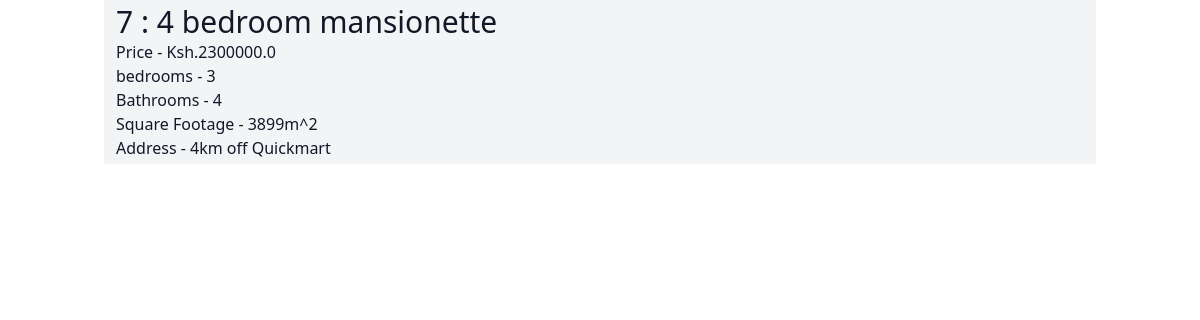
/all_listings/single_listing/7, run on the app's committed database.
### elevate/models.py (models this page shows, shortened)
class Listing(models.Model):
    title = models.CharField(max_length=200)
    price = models.FloatField()
    number_of_bedrooms = models.IntegerField()
    number_of_bathrooms = models.IntegerField()
    square_footage = models.IntegerField()
    address = models.CharField(max_length=100)
    image = models.ImageField()

### elevate/views.py (the view)
# urls.py: path('all_listings/single_listing/<pk>', views.single_listing, name='single_listing'),
def single_listing(request, pk):
    single_listing = Listing.objects.get(id=pk)
    context = {
        'listing':single_listing
    }
    return render(request, 'listing.html', context)

### elevate/templates/listing.html (shortened to what this page needs)
{% extends 'base.html' %}
    {% block content %}
    <div class="px-3 py-1 bg-gray-100 rounded-sm">
      <h3 class="text-3xl text-gray-900">
        {{ listing.id }} : {{ listing.title }}
      </h3>
      <p class="text-gray-900">Price - Ksh.{{ listing.price }}</p>
      <p class="text-gray-900">bedrooms - {{ listing.number_of_bedrooms }}</p>
      <p class="text-gray-900">Bathrooms - {{ listing.number_of_bathrooms }}</p>
      <p class="text-gray-900">
        Square Footage - {{ listing.square_footage }}m^2
      </p>
      <p class="text-gray-900">Address - {{ listing.address }}</p>
    </div>
    {% endblock content %}

### data on the page
Listing: id "7", title "4 bedroom mansionette", price "2300000.0", number_of_bedrooms "3", number_of_bathrooms "4", square_footage "3899", address "4km off Quickmart"
